Frame 1 (no input): blank canvas, image omitted
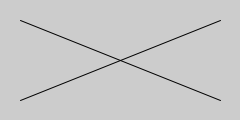
Frame 60 (the mouse pressed at the canvas centre just before this capture)
Frame 120 (the mouse held since frame 60 and released just before this capture): identical to frame 60, image omitted

The Processing sketch that drew this single still picture (run headless with seeded random() and noise(); from frame 60 on, the mouse is pressed at the canvas centre):

// Processing sketch: processing_73776
// ── processing_73776.pde

/* in this example, a cross appears on screen if the variable
r is greater than 20. r is increasing in value each time
 
Developed by: Laura Maye, University of Limerick
*/

/*Exercises: 
1. Modify this code so that if r is greater than 40 instead of 30, r resets to 0 
2. Modify this code so that if r is less than 30, an ellipse appears in the centre of the screen
3. Modify this code to display what percentage across the x axis the cursor is if r > 20
*/

float r = 0;

void setup()
{
  size(240, 120);
  smooth();
  frameRate(4);
}

void draw()
{
  background(204);
  if (r > 20) //draw a cross if r > 20
  {
    line(20, 20, 220, 100);
    line(220, 20, 20, 100);
  }
  r = r + 1;
  if (r > 30) //if r = 31, r is reset to 0
    r = 0;
}
